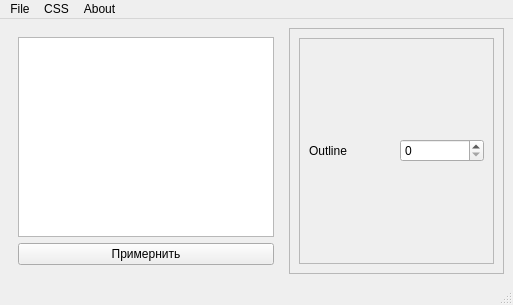
<?xml version="1.0" encoding="UTF-8"?>
<ui version="4.0">
 <class>MainWindow</class>
 <widget class="QMainWindow" name="MainWindow">
  <property name="geometry">
   <rect>
    <x>0</x>
    <y>0</y>
    <width>513</width>
    <height>305</height>
   </rect>
  </property>
  <property name="windowTitle">
   <string>MainWindow</string>
  </property>
  <widget class="QWidget" name="centralwidget">
   <layout class="QHBoxLayout" name="horizontalLayout">
    <item>
     <widget class="QWidget" name="webwidget" native="true">
      <layout class="QVBoxLayout" name="verticalLayout_2">
       <item>
        <widget class="QTextEdit" name="textEdit"/>
       </item>
       <item>
        <widget class="QPushButton" name="apply_btn">
         <property name="text">
          <string>Примернить</string>
         </property>
        </widget>
       </item>
      </layout>
     </widget>
    </item>
    <item>
     <widget class="QScrollArea" name="scrollArea">
      <property name="widgetResizable">
       <bool>true</bool>
      </property>
      <widget class="QWidget" name="scrollAreaWidgetContents">
       <property name="geometry">
        <rect>
         <x>0</x>
         <y>0</y>
         <width>213</width>
         <height>244</height>
        </rect>
       </property>
       <layout class="QVBoxLayout" name="verticalLayout">
        <item>
         <widget class="QFrame" name="outline_frame">
          <property name="frameShape">
           <enum>QFrame::StyledPanel</enum>
          </property>
          <property name="frameShadow">
           <enum>QFrame::Raised</enum>
          </property>
          <layout class="QHBoxLayout" name="horizontalLayout_3">
           <item>
            <widget class="QLabel" name="ouline_lbl">
             <property name="text">
              <string>Outline</string>
             </property>
            </widget>
           </item>
           <item>
            <widget class="QSpinBox" name="outline_val"/>
           </item>
          </layout>
         </widget>
        </item>
       </layout>
      </widget>
     </widget>
    </item>
   </layout>
  </widget>
  <widget class="QMenuBar" name="menubar">
   <property name="geometry">
    <rect>
     <x>0</x>
     <y>0</y>
     <width>513</width>
     <height>21</height>
    </rect>
   </property>
   <widget class="QMenu" name="menuFile">
    <property name="title">
     <string>File</string>
    </property>
    <addaction name="actionSave_Preset"/>
    <addaction name="actionLoad_Preset"/>
   </widget>
   <widget class="QMenu" name="menuAbout">
    <property name="title">
     <string>About</string>
    </property>
    <addaction name="actionGithub"/>
   </widget>
   <widget class="QMenu" name="menuCSS">
    <property name="title">
     <string>CSS</string>
    </property>
    <addaction name="actionCopy_Text"/>
    <addaction name="actionClear"/>
   </widget>
   <addaction name="menuFile"/>
   <addaction name="menuCSS"/>
   <addaction name="menuAbout"/>
  </widget>
  <widget class="QStatusBar" name="statusbar"/>
  <action name="actionSave_Preset">
   <property name="text">
    <string>Save Preset</string>
   </property>
  </action>
  <action name="actionLoad_Preset">
   <property name="text">
    <string>Load Preset</string>
   </property>
  </action>
  <action name="actionGithub">
   <property name="text">
    <string>Github</string>
   </property>
  </action>
  <action name="actionCopy_Text">
   <property name="text">
    <string>Copy Text</string>
   </property>
  </action>
  <action name="actionClear">
   <property name="text">
    <string>Clear</string>
   </property>
  </action>
 </widget>
 <resources/>
 <connections/>
</ui>
